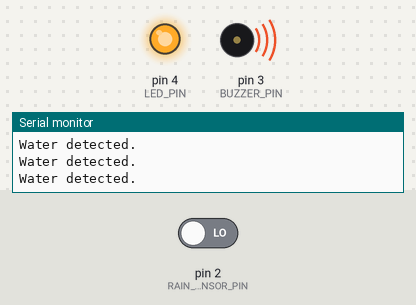
The sketch below on a simulated Arduino Uno, built with avr-gcc and run on an emulated ATmega328P. On the bench: output pins drawn as LEDs (lit = HIGH), buzzer (waves = sounding, pin HIGH), the last lines printed to the serial monitor. Inputs (shaded band) come from the test bench; at power-on: pin 2 (RAIN_SENSOR_PIN) LOW.

Above: at 1.2 s.
1.3 s: pin 2 (RAIN_SENSOR_PIN) driven HIGH
At 2.0 s:
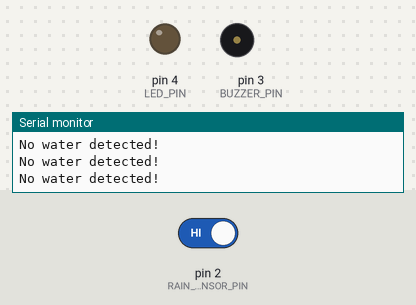
2.8 s: pin 2 (RAIN_SENSOR_PIN) driven LOW
At 3.3 s:
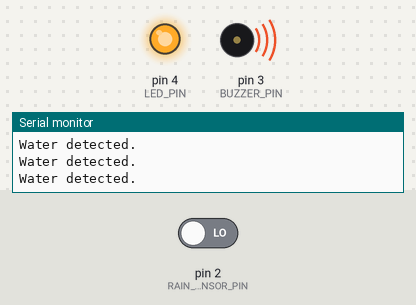
Timing chart, 0 to 5.8 s (numbered marks = the images above; inputs shaded):
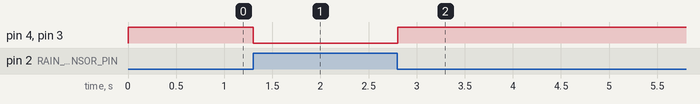

The sketch:

rain_sensor_buzzer_led.ino
```cpp
#define RAIN_SENSOR_PIN 2 // Pin connected to the rain sensor
#define BUZZER_PIN 3       // Pin connected to the buzzer
#define LED_PIN 4          // Pin connected to the LED

void setup() {
  pinMode(RAIN_SENSOR_PIN, INPUT); // Set rain sensor pin as input
  pinMode(BUZZER_PIN, OUTPUT);      // Set buzzer pin as output
  pinMode(LED_PIN, OUTPUT);          // Set LED pin as output
  Serial.begin(9600);
}

void loop() {
  int rainDetected = digitalRead(RAIN_SENSOR_PIN); // Read the rain sensor

  if (rainDetected == HIGH) { // Water detected
    digitalWrite(BUZZER_PIN, LOW); // Turn on buzzer
    digitalWrite(LED_PIN, LOW);     // Turn on LED
    Serial.println("No water detected!"); // Debug message
  } else {
    digitalWrite(BUZZER_PIN, HIGH);   // Turn off buzzer
    digitalWrite(LED_PIN, HIGH);      // Turn off LED
    Serial.println("Water detected."); // Debug message
  }

  delay(100); // Short delay for stability
}
```

Measured:
- after the input at 1.3 s, pin 4 (LED_PIN), pin 3 (BUZZER_PIN): HIGH → LOW at once
- after the input at 2.8 s, pin 4 (LED_PIN), pin 3 (BUZZER_PIN): LOW → HIGH at once
